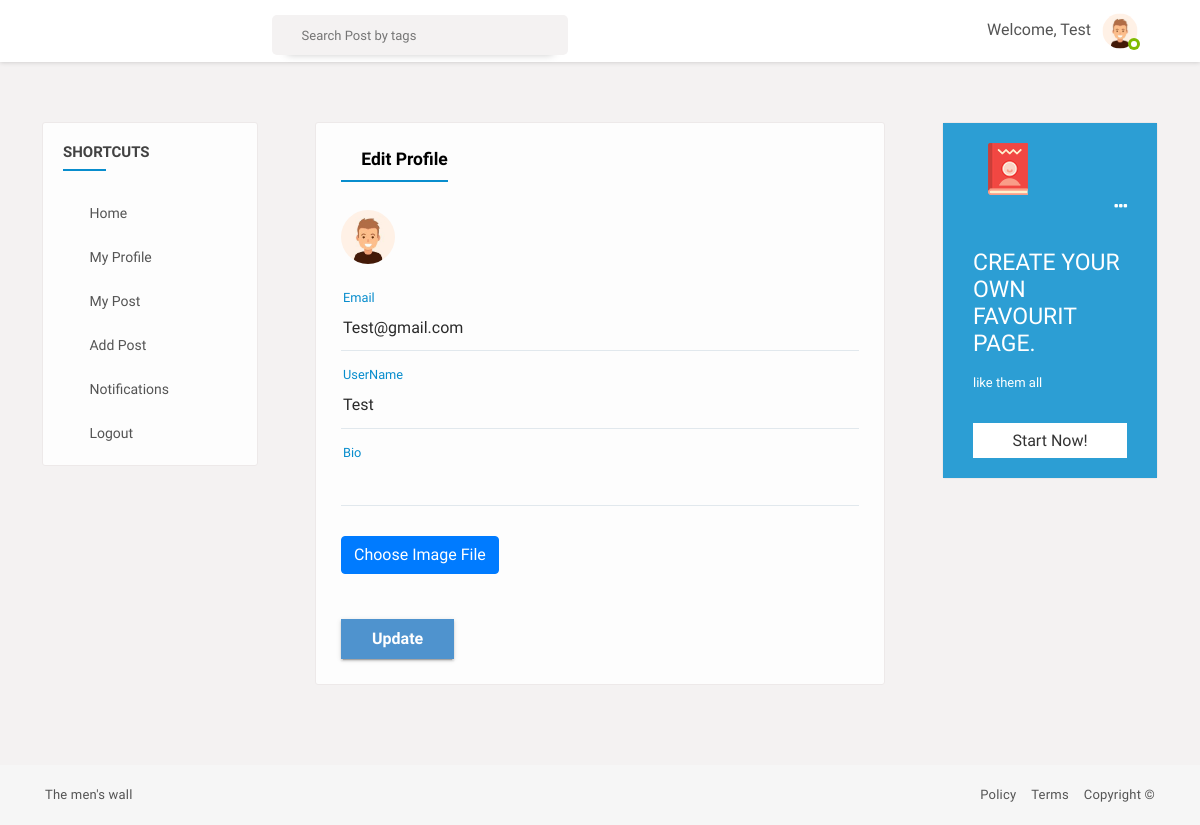
The app's page /edit-profile/ (signed in), older data.
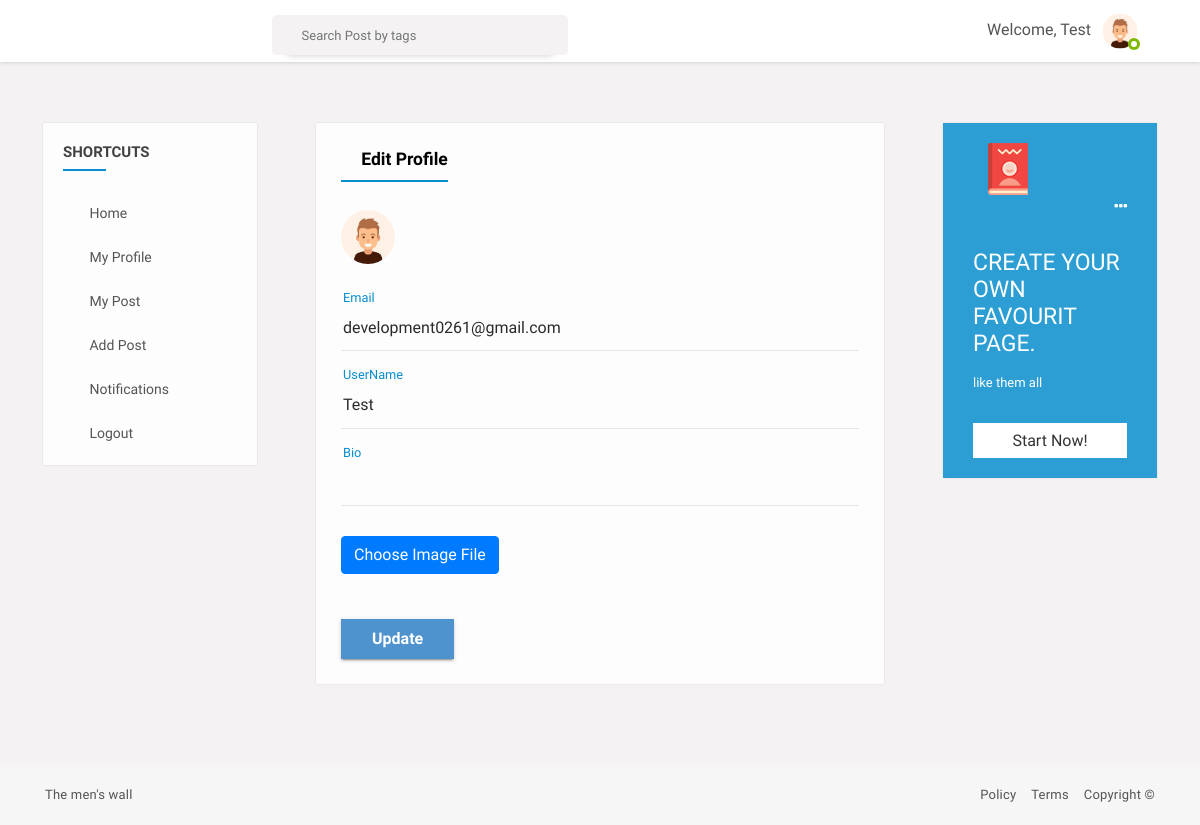
The same page, newer data.
### users/models.py (models this page shows, shortened)
class CustomeUser(AbstractUser):
	role_list = [
		('buyer', 'buyer'),
		('seller', 'seller')
	]
	role = models.CharField(max_length=10, choices=role_list,null=True,blank=True,default='buyer')
	contact_no = models.BigIntegerField(null=True,blank=True)
	fullname = models.CharField(max_length=100,default="",null=True,blank=True)

class Profile(models.Model):
	user = models.OneToOneField(CustomeUser, on_delete=models.CASCADE)
	image = models.ImageField(default='default.png', upload_to='profile_pics')
	slug = AutoSlugField(populate_from='user')
	bio = models.CharField(max_length=255, blank=True)
	friends = models.ManyToManyField("Profile", blank=True)

### users/views.py (the view)
# urls.py: path('edit-profile/', user_views.edit_profile, name='edit_profile'),
@login_required
def edit_profile(request):
    p = request.user.profile
    you = p.user
    if request.method == 'POST':
        u_form = UserUpdateForm(request.POST, instance=request.user)
        p_form = ProfileUpdateForm(request.POST, request.FILES, instance=request.user.profile)
        if u_form.is_valid() and p_form.is_valid():
            u_form.save()
            p_form.save()
            messages.success(request, f'Your account has been updated!')
            return redirect('edit_profile')
    else:
        u_form = UserUpdateForm(instance=request.user)
        p_form = ProfileUpdateForm(instance=request.user.profile)
    context = {
        'u': you,
        'u_form': u_form,
        'p_form': p_form,
    }
    return render(request, 'users/edit_profile.html', context)

### users/forms.py
class UserUpdateForm(forms.ModelForm):
	email = forms.EmailField()
	class Meta:
		model = User
		fields = ['username', 'email']

class ProfileUpdateForm(forms.ModelForm):
	class Meta:
		model = Profile
		fields = ['bio', 'image']

### feed/views.py (called while the page is built)
def CountNotifications(request):
	count_notifications = 0
	if request.user.is_authenticated:
		count_notifications = Notification.objects.filter(user=request.user, is_seen=False).count()
	return {'count_notifications':count_notifications}

def GetProfile(request):
	you = ''
	if request.user.is_authenticated:
		p = request.user.profile
		you = p.user
	return {'profile':you}

### templates/users/edit_profile.html (shortened to what the changed rows need)
{% extends "basefeed.html" %}
{% load static %}
{% load crispy_forms_tags %}
{% block content %}
<section>
  <div class="gap gray-bg">
    <div class="container-fluid">
      <div class="row">
        <div class="col-lg-12">
          <div class="row" id="page-contents">
            <div class="col-lg-6">
              <div class="central-meta">
                <div class="editing-info">
                  <div class="new-postbox">
										<figure>
											<img src="{{profile.profile.image.url}}" alt="">
										</figure>
                  </div>
                  <form method="POST" enctype="multipart/form-data">
                    <div class="form-group">
                      {{ u_form.email }}
                      <label class="control-label" for="input">Email</label><i class="mtrl-select"></i>
                    </div>
                    <div class="form-group">
                      {{ u_form.username }}
                      <label class="control-label" for="input">UserName</label><i class="mtrl-select"></i>
                    </div>
                    </form>
                </div>
              </div>
            </div>
          </div>
        </div>
      </div>
    </div>
  </div>
</section>
{% endblock content %}

### templates/basefeed.html (shortened to what this page needs)
{% load static %}
<!DOCTYPE html>
<html lang="en">
<head>
    <link rel="stylesheet" href="{% static 'css/main.min.css' %}">
    <link rel="stylesheet" href="{% static 'css/style.css' %}">
    <link rel="stylesheet" href="{% static 'css/color.css' %}">
    <link rel="stylesheet" href="{% static 'css/responsive.css' %}">
    <link rel="stylesheet" href="https://cdnjs.cloudflare.com/ajax/libs/font-awesome/4.7.0/css/font-awesome.min.css">
</head>
<body>
<div class="theme-layout">
    <div class="topbar stick">
        <div class="logo">
        </div>
        <div class="top-area">
            <div class="top-search">
                <form action="{% url 'search_posts' %}" method="GET" class="">
                    <input name="p" type="text" placeholder="Search Post by tags"/>
                    <button data-ripple type="submit"><i class="ti-search"></i></button>
                </form>
            </div>
            <div class="user-img">
                <span>Welcome,</span>
                <span>{{ profile.profile.user.username }}</span>
                <img src="{{ profile.profile.image.url }}" alt="" style="vertical-align: middle;
                    width: 50px;
                    height: 50px;
                    border-radius: 50%;">
                <span class="status f-online"></span>
            </div>
        </div>
    </div>
    {% block content %}
    {% endblock content %}
    <div class="bottombar">
        <div class="container">
            <div class="row">
                <div class="col-md-12">
                    <div class="bottom_footer">
                        <span class="copyright"><a target="_blank" href="#">The men's wall</a></span>
                        <span class="terms">
                            <a class="copyright" target="_blank" href="{% url 'privacy_policy' %}"
                               style="margin-right: 15px">Policy</a>
                            <a class="copyright" target="_blank" href="{% url 'terms_condition' %}"
                               style="margin-right: 15px">Terms</a>
                            <a class="copyright" target="_blank" href="#">Copyright <span>©</span></a>
                        </span>
                    </div>
                </div>
            </div>
        </div>
    </div>
</div>
</body>
</html>

Row changes from the older to the newer data that the page shows:
changed CustomeUser "Test": email "Test@gmail.com" → "development0261@gmail.com"
